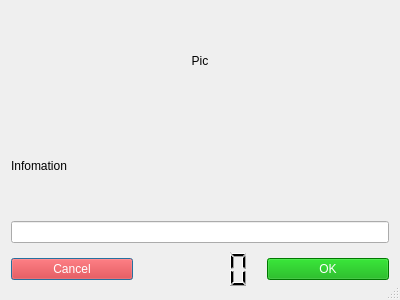
<?xml version="1.0" encoding="UTF-8"?>
<ui version="4.0">
 <class>MsgBoxDlg</class>
 <widget class="QDialog" name="MsgBoxDlg">
  <property name="geometry">
   <rect>
    <x>0</x>
    <y>0</y>
    <width>400</width>
    <height>300</height>
   </rect>
  </property>
  <property name="windowTitle">
   <string>Info</string>
  </property>
  <property name="sizeGripEnabled">
   <bool>true</bool>
  </property>
  <property name="modal">
   <bool>false</bool>
  </property>
  <layout class="QVBoxLayout" name="verticalLayout">
   <item>
    <widget class="QLabel" name="label_Pic">
     <property name="styleSheet">
      <string notr="true"/>
     </property>
     <property name="text">
      <string>Pic</string>
     </property>
     <property name="alignment">
      <set>Qt::AlignCenter</set>
     </property>
    </widget>
   </item>
   <item>
    <widget class="QLabel" name="label_info">
     <property name="styleSheet">
      <string notr="true">font: 24pt &quot;Arial&quot;;</string>
     </property>
     <property name="text">
      <string>Infomation</string>
     </property>
     <property name="wordWrap">
      <bool>true</bool>
     </property>
    </widget>
   </item>
   <item>
    <widget class="QLineEdit" name="lineEdit">
     <property name="styleSheet">
      <string notr="true">font: 24pt &quot;Arial&quot;;</string>
     </property>
    </widget>
   </item>
   <item>
    <layout class="QHBoxLayout" name="horizontalLayout">
     <item>
      <widget class="QPushButton" name="pushButton_Cancel">
       <property name="styleSheet">
        <string notr="true">font: 20pt &quot;Arial&quot;;
background-color: rgb(255, 0, 0);
color: rgb(255, 255, 255);</string>
       </property>
       <property name="text">
        <string>Cancel</string>
       </property>
      </widget>
     </item>
     <item>
      <spacer name="verticalSpacer">
       <property name="orientation">
        <enum>Qt::Vertical</enum>
       </property>
       <property name="sizeType">
        <enum>QSizePolicy::Fixed</enum>
       </property>
       <property name="sizeHint" stdset="0">
        <size>
         <width>1</width>
         <height>40</height>
        </size>
       </property>
      </spacer>
     </item>
     <item>
      <widget class="QLCDNumber" name="lcdNumber">
       <property name="styleSheet">
        <string notr="true"/>
       </property>
       <property name="frameShape">
        <enum>QFrame::NoFrame</enum>
       </property>
       <property name="frameShadow">
        <enum>QFrame::Sunken</enum>
       </property>
      </widget>
     </item>
     <item>
      <widget class="QPushButton" name="pushButton_OK">
       <property name="styleSheet">
        <string notr="true">background-color: rgb(0, 170, 0);
font: 20pt &quot;Arial&quot;;
color: rgb(255, 255, 255);</string>
       </property>
       <property name="text">
        <string>OK</string>
       </property>
      </widget>
     </item>
    </layout>
   </item>
  </layout>
 </widget>
 <resources/>
 <connections/>
</ui>
